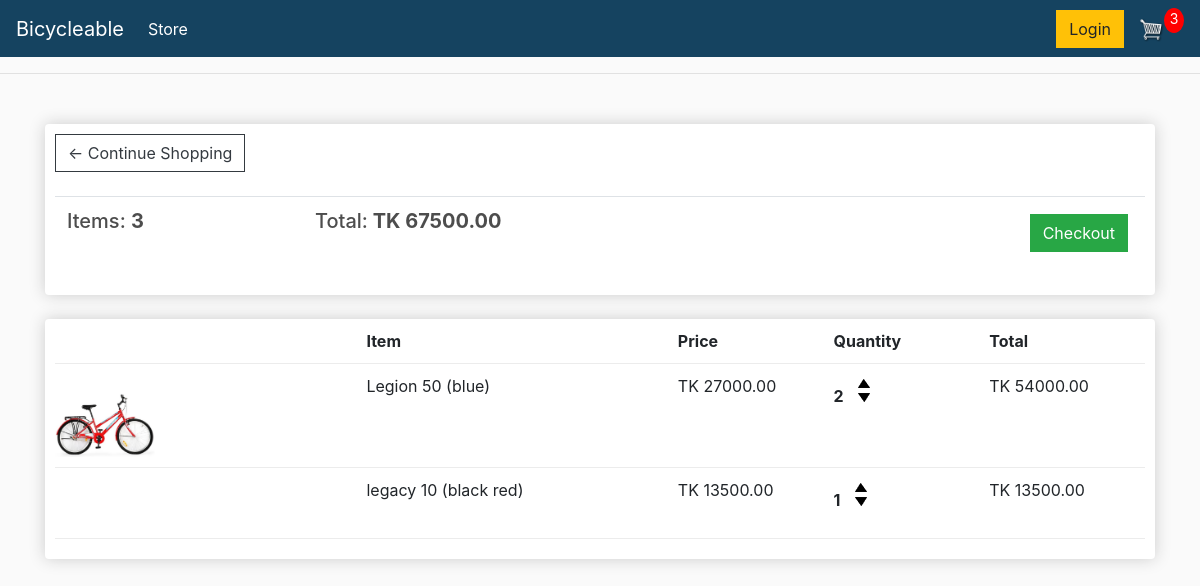
The page /cart/ (signed in) on the database as committed earlier.
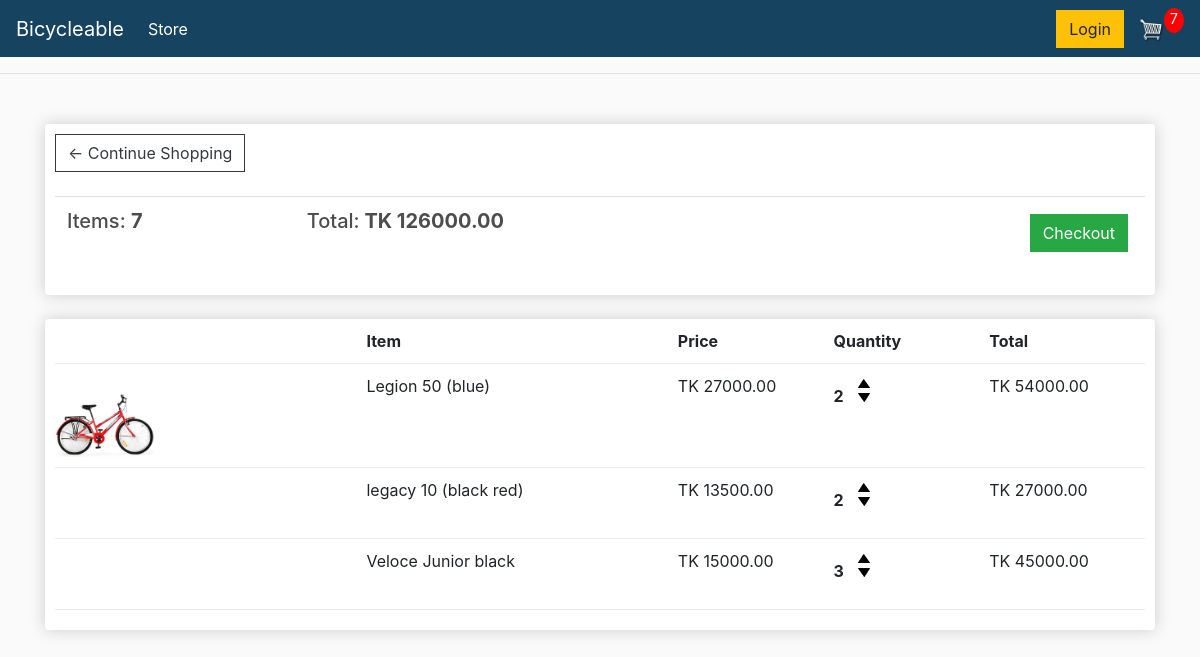
The same page on the database as committed later.
### store/models.py (models this page shows, shortened)
class Order(models.Model):
	customer = models.ForeignKey(Customer, on_delete=models.SET_NULL, null=True, blank=True)
	date_ordered = models.DateTimeField(auto_now_add=True)
	complete = models.BooleanField(default=False)
	transaction_id = models.CharField(max_length=100, null=True)
	@property
	def get_cart_total(self):
		orderitems = self.orderitem_set.all()
		total = sum([item.get_total for item in orderitems])
		return total
	@property
	def get_cart_items(self):
		orderitems = self.orderitem_set.all()
		total = sum([item.quantity for item in orderitems])
		return total

class OrderItem(models.Model):
	product = models.ForeignKey(Product, on_delete=models.SET_NULL, null=True)
	order = models.ForeignKey(Order, on_delete=models.SET_NULL, null=True)
	quantity = models.IntegerField(default=0, null=True, blank=True)
	date_added = models.DateTimeField(auto_now_add=True)
	@property
	def get_total(self):
		total = self.product.price * self.quantity
		return total

class Product(models.Model):
	name = models.CharField(max_length=200)
	price = models.FloatField()
	image = models.ImageField(null=True, blank=True)
	@property
	def imageURL(self):
		try:
			url = self.image.url
		except:
			url = ''
		return url

### store/views.py (the view)
# urls.py: path('cart/', views.cart, name="cart"),
def cart(request):
	if request.user.is_authenticated:
		customer = request.user.customer
		order, created = Order.objects.get_or_create(customer=customer, complete=False)
		items = order.orderitem_set.all()
		cartItems = order.get_cart_items
	else:
		items = []
		order = {'get_cart_total':0, 'get_cart_items':0, 'shipping':True}
		cartItems = order['get_cart_items']
	context = {'items':items,  'order':order, 'cartItems':cartItems}
	return render(request, 'store/cart.html', context)

### store/templates/store/cart.html
{% extends 'store/main.html' %}
{% load static %}
{% block content %}
	<div class="row">
		<div class="col-lg-12">
			<div class="box-element">
				<a  class="btn btn-outline-dark" href="{% url 'store' %}">&#x2190; Continue Shopping</a>
				<br>
				<br>
				<table class="table">
					<tr>
						<th><h5>Items: <strong>{{order.get_cart_items}}</strong></h5></th>
						<th><h5>Total:<strong> TK {{order.get_cart_total|floatformat:2}}</strong></h5></th>
						<th>
							<a  style="float:right; margin:5px;" class="btn btn-success" href="{% url 'checkout' %}">Checkout</a>
						</th>
					</tr>
				</table>
			</div>
			<br>
			<div class="box-element">
				<div class="cart-row">
					<div style="flex:2"></div>
					<div style="flex:2"><strong>Item</strong></div>
					<div style="flex:1"><strong>Price</strong></div>
					<div style="flex:1"><strong>Quantity</strong></div>
					<div style="flex:1"><strong>Total</strong></div>
				</div>
				{% for item in items %}
				<div class="cart-row">
					<div style="flex:2"><img class="row-image" src="{{item.product.imageURL}}"></div>
					<div style="flex:2"><p>{{item.product.name}}</p></div>
					<div style="flex:1"><p>TK {{item.product.price|floatformat:2}}</p></div>
					<div style="flex:1">
						<p class="quantity">{{item.quantity}}</p>
						<div class="quantity">
							<img data-product="{{item.product.id}}" data-action="add" class="chg-quantity update-cart"  src="{% static  'images/aup.png' %}">
							<img data-product="{{item.product.id}}" data-action="remove" class="chg-quantity update-cart" src="{% static  'images/ad.png' %}">
						</div>
					</div>
					<div style="flex:1"><p>TK {{item.get_total|floatformat:2}}</p></div>
				</div>
				{% endfor %}
			</div>
		</div>
	</div>
{% endblock content %}

### store/templates/store/main.html (shortened to what this page needs)
<!DOCTYPE html>
{% load static %}
<html>
<head>
	<link rel="stylesheet" href="https://stackpath.bootstrapcdn.com/bootstrap/4.4.1/css/bootstrap.min.css">
	<link rel="stylesheet" type="text/css" href="{% static 'css/main.css' %}">
</head>
<body>
	<nav class="navbar navbar-expand-lg navbar-dark bg-dark">
	  <a class="navbar-brand" href="{% url 'store' %}">Bicycleable</a>
	  <div class="collapse navbar-collapse" id="navbarSupportedContent">
	    <ul class="navbar-nav mr-auto">
	      <li class="nav-item active">
	        <a class="nav-link" href="{% url 'store' %}">Store <span class="sr-only">(current)</span></a>
	      </li>
	    </ul>
	    <div class="form-inline my-2 my-lg-0">
	     	<a href="#"class="btn btn-warning">Login</a>
	     	<a href="{% url 'cart' %}">
	    		<img  id="cart-icon" src="{% static 'images/cart.png' %}">
	    	</a>
	    	<p id="cart-total">{{cartItems}}</p>
	    </div>
	  </div>
	</nav>
	<hr>
        <div class="container">
                <br>
                {% block content %}
                 {% endblock content %}
         </div>
</body>
</html>

### static/css/main.css (style rules this page uses)
body { background-color: hsl(0, 0%, 98%); }
h1,h2,h3,h4,h5,h6 { color:hsl(0, 0%, 30%); }
.box-element { box-shadow:hsl(0, 0%, 80%) 0 0 16px; background-color: #fff; border-radius: 4px; padding: 10px; }
.bg-dark { background-color: #154360!important; }
#cart-icon { width:25px; display: inline-block; margin-left: 15px; }
#cart-total { display: block; text-align: center; color:#fff; background-color: red; width: 20px; height: 25px; border-radius: 50%; font-size: 14px; }
.col-lg-4, .col-lg-6, .col-lg-8, .col-lg-12 { margin-top: 10px; }
.btn { border-radius: 0; }
.row-image { width: 100px; }
.cart-row { display: flex; align-items: flex-stretch; padding-bottom: 10px; margin-bottom: 10px; border-bottom: 1px solid #ececec; }
.quantity { display: inline-block; font-weight: 700; padding-right:10px; }
.chg-quantity { width: 12px; cursor: pointer; display: block; margin-top: 5px; transition:.1s; }

Rows that differ between the two databases and show on the page:
changed through a linked row, Order: get_cart_items "3" → "7"; get_cart_total "67500.00" → "126000.00"
changed OrderItem "legacy 10 (black red)": quantity "1" → "2"; get_total "13500.00" → "27000.00"
added OrderItem: product.name "Veloce Junior black", product.price "15000.00", quantity "3", get_total "45000.00"
Other text that changed with them:
{{ cartItems }}: "3" → "7"
